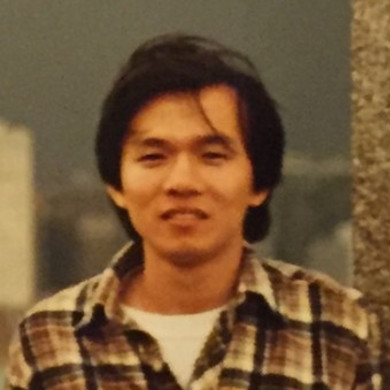
#> input picture ch_11/hung.jpg, 390 x 390 px
$ python ch11_2.py
#> lines starting #> are read from the running program, lines starting #| are printed output that depends on the picture
# 方框濾波器函數
# dst = cv2.boxFilter(src, ddepth, ksize, anchor, normalize, borderType)
import cv2

src = cv2.imread('hung.jpg')
#> src is the input picture: shape (390, 390, 3); mean B, G, R 56, 87.9, 117.5

# normalize = 0 ( 不進行歸一化 )
dst1 = cv2.boxFilter(src, ddepth=-1, ksize=(2, 2), normalize=0)
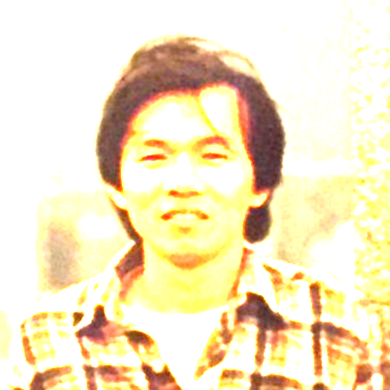
#> dst1: shape (390, 390, 3); mean B, G, R 194.3, 229.3, 243.7
dst2 = cv2.boxFilter(src, ddepth=-1, ksize=(3, 3), normalize=0)
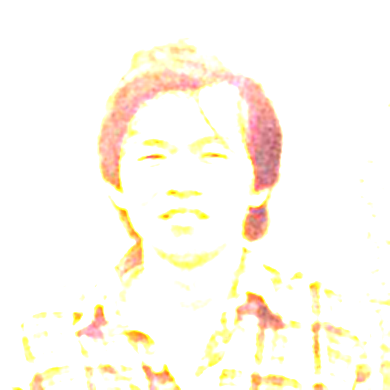
#> dst2: shape (390, 390, 3); mean B, G, R 239.4, 249.2, 254.5
dst3 = cv2.boxFilter(src, ddepth=-1, ksize=(5, 5), normalize=0)
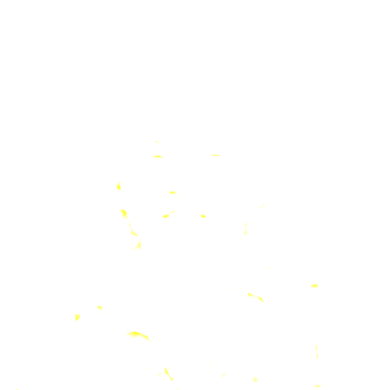
#> dst3: shape (390, 390, 3); mean B, G, R 254.6, 255, 255

# normalize = 1 ( 進行歸一化 ) 結果同 blur()
dst1n = cv2.boxFilter(src, ddepth=-1, ksize=(2, 2), normalize=1)
dst2n = cv2.boxFilter(src, ddepth=-1, ksize=(3, 3), normalize=1)
dst3n = cv2.boxFilter(src, ddepth=-1, ksize=(5, 5), normalize=1)

cv2.imshow('Src', src)
cv2.imshow('Dst - 2x2', dst1)
cv2.imshow('Dst - 3x3', dst2)
cv2.imshow('Dst - 5x5', dst3)
cv2.imshow('Dst Normal - 2x2', dst1n)
cv2.imshow('Dst Normal - 3x3', dst2n)
cv2.imshow('Dst Normal - 5x5', dst3n)

cv2.waitKey(0)
cv2.destroyAllWindows()

$ run again, with ch_11/unistar.jpg copied over ch_11/hung.jpg
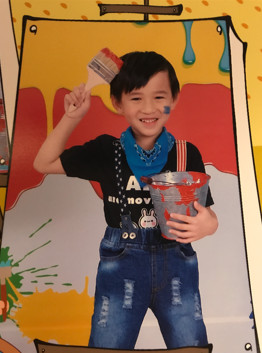
#> input picture ch_11/unistar.jpg, 262 x 353 px
#> src is the input picture: shape (353, 262, 3); mean B, G, R 79.4, 108.4, 149
#> `dst3 = cv2.boxFilter(src, ddepth=-1, ksize=(5, 5), normalize=0)`:
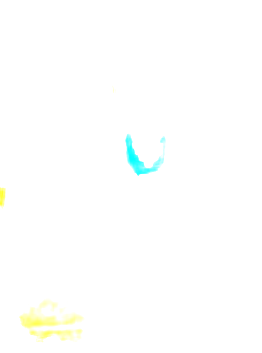
#> dst3: shape (353, 262, 3); mean B, G, R 253.9, 255, 254.1
#> `dst3n = cv2.boxFilter(src, ddepth=-1, ksize=(5, 5), normalize=1)`:
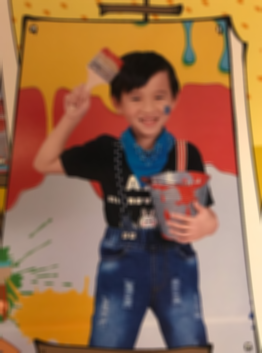
#> dst3n: shape (353, 262, 3); mean B, G, R 79.4, 108.4, 149
